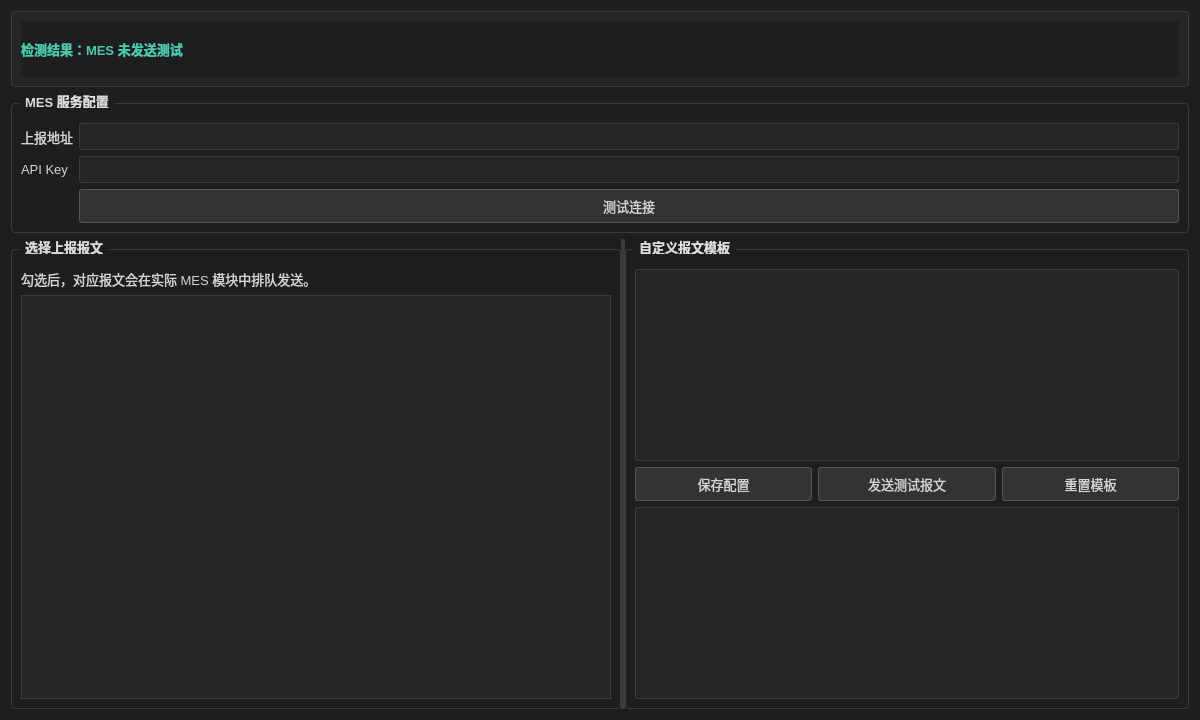
<?xml version="1.0" encoding="UTF-8"?>
<ui version="4.0">
 <class>MesPage</class>
 <widget class="QWidget" name="MesPage">
  <property name="geometry"><rect><x>0</x><y>0</y><width>1200</width><height>720</height></rect></property>
  <property name="styleSheet">
   <string notr="true">QWidget { background-color: #1e1e1e; color: #d4d4d4; font-family: "Microsoft YaHei", "Segoe UI"; font-size: 13px; }
QFrame#pageHeader { background-color: #252526; border: 1px solid #3c3c3c; border-radius: 4px; }
QLabel#pageResult { color: #4ec9b0; font-weight: 600; }
QLabel#pageTip { color: #9d9d9d; font-size: 12px; }
QGroupBox { border: 1px solid #3c3c3c; border-radius: 4px; margin-top: 10px; padding-top: 10px; font-weight: 600; }
QGroupBox::title { subcontrol-origin: margin; left: 8px; padding: 0 4px; color: #dcdcdc; }
QPushButton { background-color: #333333; border: 1px solid #555555; border-radius: 3px; padding: 6px 12px; color: #d4d4d4; }
QPushButton:hover { background-color: #3c3c3c; }
QLineEdit, QPlainTextEdit { background-color: #252526; border: 1px solid #3c3c3c; border-radius: 3px; padding: 4px 6px; }
QListWidget { background-color: #252526; border: 1px solid #3c3c3c; }
QSplitter::handle { background-color: #3c3c3c; }
QSplitter::handle:horizontal { width: 5px; }</string>
  </property>
  <layout class="QVBoxLayout" name="verticalLayout">
   <item>
    <widget class="QFrame" name="pageHeader">
     <layout class="QHBoxLayout" name="headerLayout">
      <item><widget class="QLabel" name="pageResult"><property name="text"><string>检测结果：MES 未发送测试</string></property></widget></item>
     </layout>
    </widget>
   </item>
   <item>
    <widget class="QGroupBox" name="connectionGroup">
     <property name="title"><string>MES 服务配置</string></property>
     <layout class="QFormLayout" name="connectionForm">
      <item row="0" column="0"><widget class="QLabel" name="urlLabel"><property name="text"><string>上报地址</string></property></widget></item>
      <item row="0" column="1"><widget class="QLineEdit" name="urlEdit"/></item>
      <item row="1" column="0"><widget class="QLabel" name="apiKeyLabel"><property name="text"><string>API Key</string></property></widget></item>
      <item row="1" column="1"><widget class="QLineEdit" name="apiKeyEdit"><property name="echoMode"><enum>QLineEdit::Password</enum></property></widget></item>
      <item row="2" column="1"><widget class="QPushButton" name="testConnectionButton"><property name="text"><string>测试连接</string></property></widget></item>
     </layout>
    </widget>
   </item>
   <item>
    <widget class="QSplitter" name="mainSplitter">
     <property name="orientation"><enum>Qt::Horizontal</enum></property>
     <widget class="QGroupBox" name="messageGroup">
      <property name="title"><string>选择上报报文</string></property>
      <layout class="QVBoxLayout" name="messageLayout">
       <item><widget class="QLabel" name="messageHint"><property name="text"><string>勾选后，对应报文会在实际 MES 模块中排队发送。</string></property></widget></item>
       <item><widget class="QListWidget" name="messageList"/></item>
      </layout>
     </widget>
     <widget class="QGroupBox" name="customGroup">
      <property name="title"><string>自定义报文模板</string></property>
      <layout class="QVBoxLayout" name="customLayout">
       <item><widget class="QPlainTextEdit" name="templateEdit"/></item>
       <item>
        <layout class="QHBoxLayout" name="customButtons">
         <item><widget class="QPushButton" name="saveButton"><property name="text"><string>保存配置</string></property></widget></item>
         <item><widget class="QPushButton" name="sendTestButton"><property name="text"><string>发送测试报文</string></property></widget></item>
         <item><widget class="QPushButton" name="resetButton"><property name="text"><string>重置模板</string></property></widget></item>
        </layout>
       </item>
       <item><widget class="QPlainTextEdit" name="statusEdit"/></item>
      </layout>
     </widget>
    </widget>
   </item>
  </layout>
 </widget>
 <resources/>
 <connections/>
</ui>
